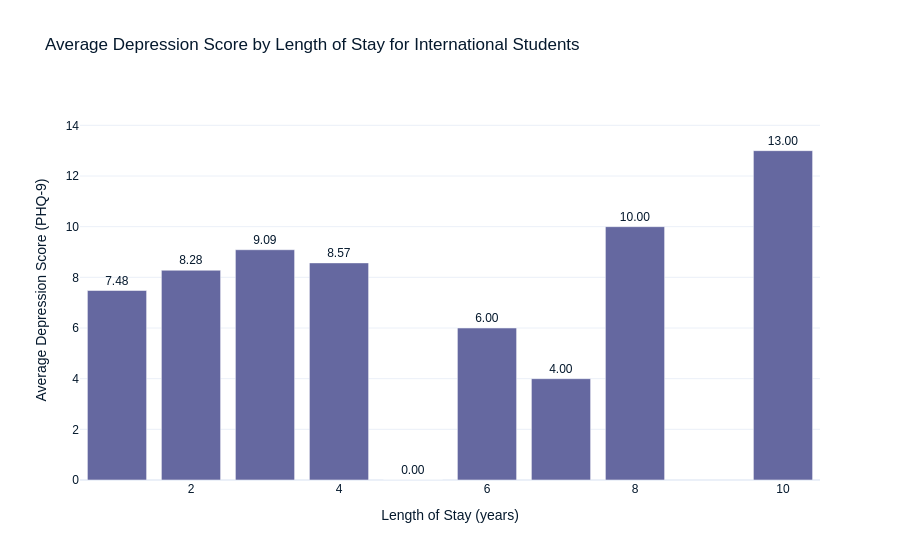

Source (notebook cell):
### Code cell
import plotly.express as px

fig = px.bar(stay_depression, x='stay', y='average_phq',
             labels={'stay': 'Length of Stay (years)', 'average_phq': 'Average Depression Score (PHQ-9)'},
             title='Average Depression Score by Length of Stay for International Students',
             text='average_phq')
fig.update_traces(texttemplate='%{text:.2f}', textposition='outside')
fig.update_layout(yaxis_range=[0, max(stay_depression['average_phq'])+2])
fig.show()

### Figure 1 — Plotly figure (JSON) as saved in the notebook; plotly's stock layout.template omitted (floating-point values rounded to 4 significant figures)
{"data": [{"alignmentgroup": "True", "hovertemplate": "Length of Stay (years)=%{x}<br>Average Depression Score (PHQ-9)=%{text}<extra></extra>", "legendgroup": "", "marker": {"color": "#6568a0", "pattern": {"shape": ""}}, "name": "", "offsetgroup": "", "orientation": "v", "showlegend": false, "text": [7.48, 8.28, 9.09, 8.57, 0, 6, 4, 10, 13], "textposition": "outside", "texttemplate": "%{text:.2f}", "type": "bar", "x": [1, 2, 3, 4, 5, 6, 7, 8, 10], "xaxis": "x", "y": [7.48, 8.28, 9.09, 8.57, 0, 6, 4, 10, 13], "yaxis": "y"}], "layout": {"barmode": "relative", "legend": {"tracegroupgap": 0}, "title": {"text": "Average Depression Score by Length of Stay for International Students"}, "xaxis": {"anchor": "y", "domain": [0, 1], "title": {"text": "Length of Stay (years)"}}, "yaxis": {"anchor": "x", "domain": [0, 1], "range": [0, 15], "title": {"text": "Average Depression Score (PHQ-9)"}}}}
